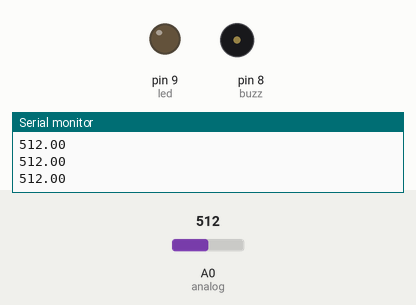
Simulated run of this sketch. Board: Arduino Uno, built with avr-gcc and run on an emulated ATmega328P. Shown: output pins drawn as LEDs (lit = HIGH), buzzer (waves = sounding, pin HIGH), the last lines printed to the serial monitor. The inputs (shaded band) are chosen by the test bench; at power-on: A0 (analog) = 512.

Above: at 2.8 s.
2.9 s: A0 (analog) set to 490
At 4.4 s:
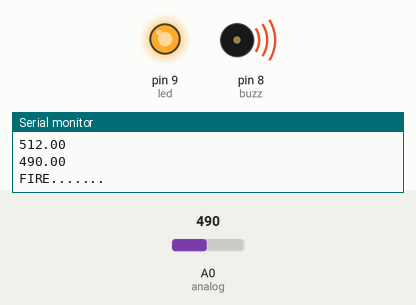
5.6 s: A0 (analog) set to 510
At 7.2 s:
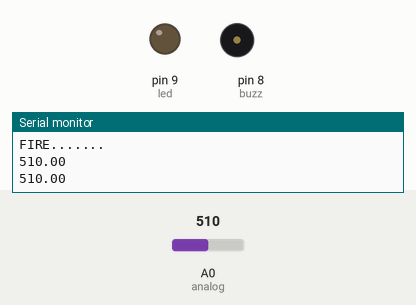
8.3 s: A0 (analog) set to 306
At 11.4 s:
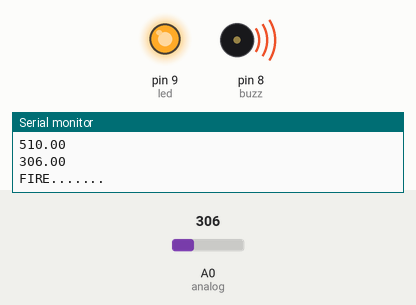
Timing chart, 0 to 12.9 s (numbered marks = the images above; inputs shaded):
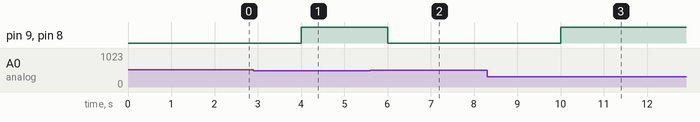

Measured:
- the behaviour switches between 500 and 499 on A0 (analog) (found by bisection; images 0 and 1)
- after the input at 2.9 s, pin 9 (led), pin 8 (buzz): LOW → HIGH after 1.1 s
- after the input at 5.6 s, pin 9 (led), pin 8 (buzz): HIGH → LOW after 0.40 s
- after the input at 8.3 s, pin 9 (led), pin 8 (buzz): LOW → HIGH after 1.7 s

The sketch:

iotFlame.ino
```cpp
int led=9;
int buzz=8;
int analog=A0;
int threshold=500;

void setup() {
  // put your setup code here, to run once:
  pinMode(led,OUTPUT);
  pinMode(buzz,OUTPUT);
  pinMode(analog,INPUT);
  Serial.begin(9600);
}

void loop() {
  // put your main code here, to run repeatedly:
  float sv=analogRead(analog);
  Serial.println(sv);
  if (sv<threshold){
    digitalWrite(led,HIGH);
    digitalWrite(buzz,HIGH);
    Serial.println("FIRE.......");
    delay(2000);
  }
  else{
    Serial.println(sv);
    digitalWrite(led,LOW);
    digitalWrite(buzz,LOW);
    delay(2000);
  }
}
```
